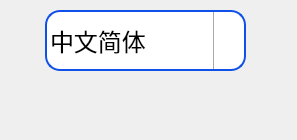
<?xml version="1.0" encoding="UTF-8"?>
<ui version="4.0">
 <class>Languagesetting</class>
 <widget class="QDialog" name="Languagesetting">
  <property name="geometry">
   <rect>
    <x>0</x>
    <y>0</y>
    <width>297</width>
    <height>140</height>
   </rect>
  </property>
  <property name="focusPolicy">
   <enum>Qt::WheelFocus</enum>
  </property>
  <property name="windowTitle">
   <string>Dialog</string>
  </property>
  <widget class="QComboBox" name="comboBox">
   <property name="geometry">
    <rect>
     <x>45</x>
     <y>10</y>
     <width>201</width>
     <height>61</height>
    </rect>
   </property>
   <property name="minimumSize">
    <size>
     <width>0</width>
     <height>0</height>
    </size>
   </property>
   <property name="maximumSize">
    <size>
     <width>16777215</width>
     <height>16777215</height>
    </size>
   </property>
   <property name="sizeIncrement">
    <size>
     <width>0</width>
     <height>50</height>
    </size>
   </property>
   <property name="font">
    <font>
     <family>Arial</family>
     <pointsize>18</pointsize>
    </font>
   </property>
   <property name="cursor">
    <cursorShape>ArrowCursor</cursorShape>
   </property>
   <property name="focusPolicy">
    <enum>Qt::NoFocus</enum>
   </property>
   <property name="contextMenuPolicy">
    <enum>Qt::NoContextMenu</enum>
   </property>
   <property name="styleSheet">
    <string notr="true">QComboBox{
border:2px solid rgb(15,80,232);
border-radius:15px
}
QComboBox::drop-down{
subcontrol-origin:padding;
subcontrol-position:top right;
width:30px;

border-left-width:1px;
border-left-color:darkgray;
border-left-style:solid;
border-top-right-radius:3px;
border-bottom-right-radius:3px;
}
QComboBox::down-arrow{
image: url(:/new/prefix1/image/down.png);
}</string>
   </property>
   <property name="editable">
    <bool>false</bool>
   </property>
   <property name="minimumContentsLength">
    <number>0</number>
   </property>
   <property name="iconSize">
    <size>
     <width>40</width>
     <height>40</height>
    </size>
   </property>
   <property name="duplicatesEnabled">
    <bool>false</bool>
   </property>
   <item>
    <property name="text">
     <string>中文简体</string>
    </property>
   </item>
   <item>
    <property name="text">
     <string>English</string>
    </property>
   </item>
  </widget>
  <widget class="QPushButton" name="pushButton">
   <property name="geometry">
    <rect>
     <x>0</x>
     <y>90</y>
     <width>61</width>
     <height>50</height>
    </rect>
   </property>
   <property name="text">
    <string/>
   </property>
   <property name="icon">
    <iconset resource="../../images.qrc">
     <normaloff>:/new/prefix1/image/number/delete.png</normaloff>:/new/prefix1/image/number/delete.png</iconset>
   </property>
   <property name="iconSize">
    <size>
     <width>40</width>
     <height>40</height>
    </size>
   </property>
   <property name="autoDefault">
    <bool>true</bool>
   </property>
   <property name="default">
    <bool>false</bool>
   </property>
   <property name="flat">
    <bool>true</bool>
   </property>
  </widget>
  <widget class="QPushButton" name="pushButton_2">
   <property name="geometry">
    <rect>
     <x>239</x>
     <y>90</y>
     <width>61</width>
     <height>50</height>
    </rect>
   </property>
   <property name="text">
    <string/>
   </property>
   <property name="icon">
    <iconset resource="../../images.qrc">
     <normaloff>:/new/prefix1/image/confirm.png</normaloff>:/new/prefix1/image/confirm.png</iconset>
   </property>
   <property name="iconSize">
    <size>
     <width>40</width>
     <height>40</height>
    </size>
   </property>
   <property name="autoDefault">
    <bool>true</bool>
   </property>
   <property name="flat">
    <bool>true</bool>
   </property>
  </widget>
 </widget>
 <resources>
  <include location="../../images.qrc"/>
 </resources>
 <connections/>
</ui>
